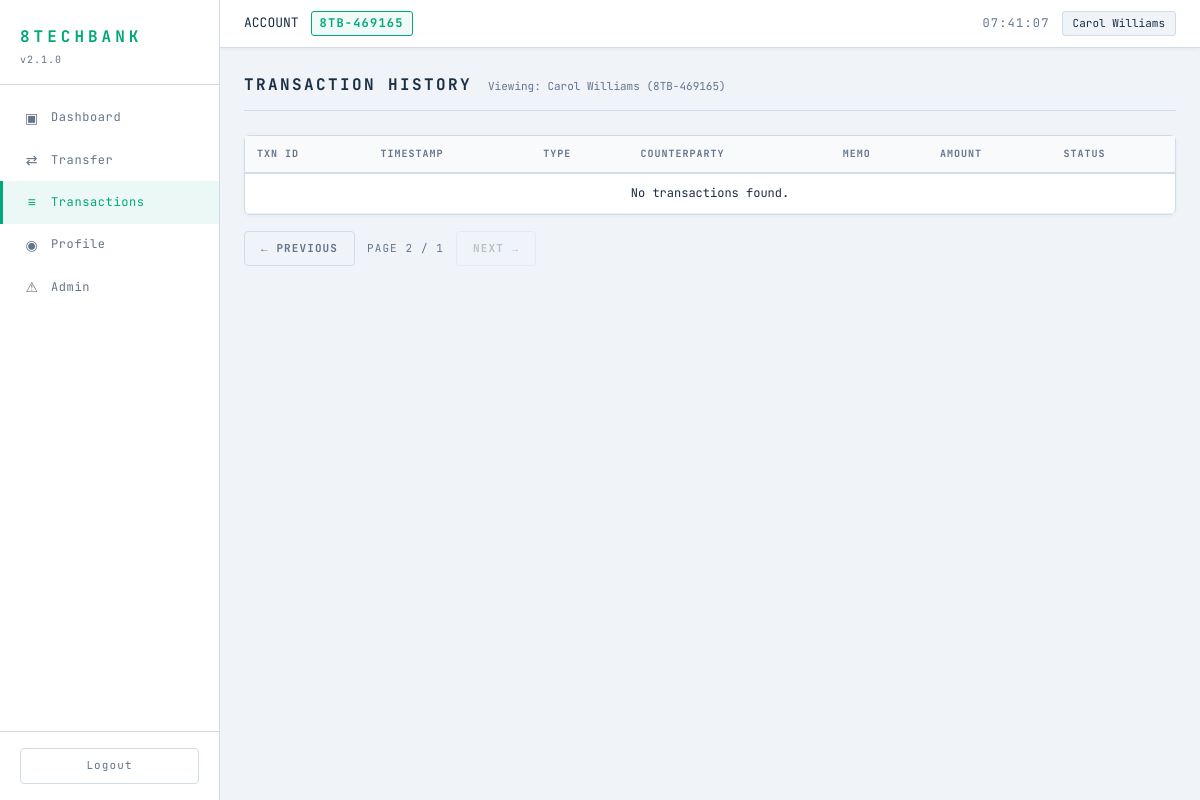
Before: /transactions?user_id=4&page=2 (signed in) with the older database file.
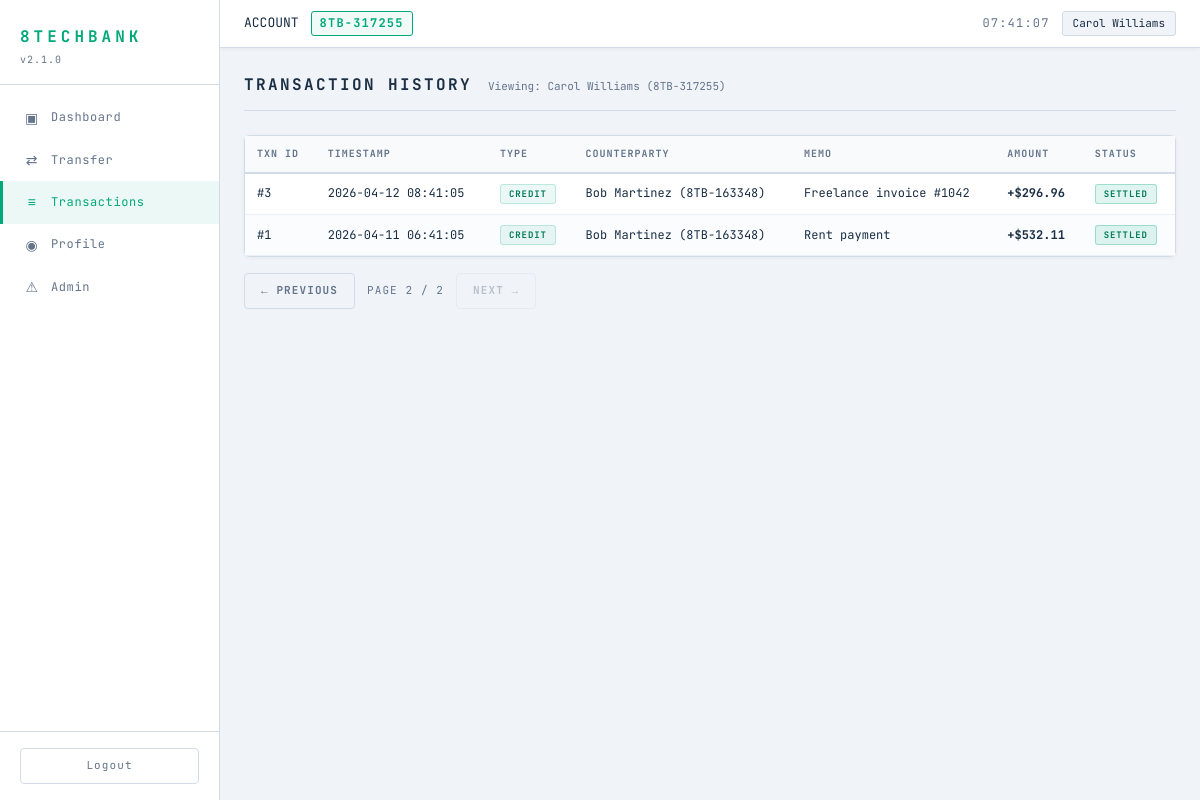
After: the same page with the newer database file.
### tables this page shows
CREATE TABLE users (
    id INTEGER PRIMARY KEY AUTOINCREMENT,
    username TEXT NOT NULL UNIQUE,
    email TEXT NOT NULL UNIQUE,
    password TEXT NOT NULL,
    display_name TEXT NOT NULL,
    account_number TEXT NOT NULL UNIQUE,
    balance REAL NOT NULL DEFAULT 1000.00,
    role TEXT NOT NULL DEFAULT 'user',
    created_at TIMESTAMP DEFAULT CURRENT_TIMESTAMP
);

CREATE TABLE transactions (
    id INTEGER PRIMARY KEY AUTOINCREMENT,
    sender_id INTEGER NOT NULL,
    receiver_id INTEGER NOT NULL,
    amount REAL NOT NULL,
    memo TEXT DEFAULT '',
    timestamp TIMESTAMP DEFAULT CURRENT_TIMESTAMP,
    FOREIGN KEY (sender_id) REFERENCES users(id),
    FOREIGN KEY (receiver_id) REFERENCES users(id)
);

### routes/transactions.py (the view)
@transactions_bp.route('/transactions')
def transactions():
    if 'user_id' not in session:
        return redirect(url_for('auth.login'))
    user_id = request.args.get('user_id', session['user_id'])
    page = int(request.args.get('page', 1))
    offset = (page - 1) * PER_PAGE
    txns = raw_query(
        "SELECT t.*, "
        "s.display_name AS sender_name, s.account_number AS sender_acct, "
        "r.display_name AS receiver_name, r.account_number AS receiver_acct "
        "FROM transactions t "
        "JOIN users s ON t.sender_id = s.id "
        "JOIN users r ON t.receiver_id = r.id "
        "WHERE t.sender_id=" + str(user_id) + " OR t.receiver_id=" + str(user_id) + " "
        "ORDER BY t.timestamp DESC "
        "LIMIT " + str(PER_PAGE) + " OFFSET " + str(offset)
    )
    count_row = raw_query(
        "SELECT COUNT(*) as cnt FROM transactions "
        "WHERE sender_id=" + str(user_id) + " OR receiver_id=" + str(user_id),
        fetchone=True
    )
    total = count_row['cnt'] if count_row else 0
    total_pages = max(1, (total + PER_PAGE - 1) // PER_PAGE)
    viewed_user = raw_query("SELECT * FROM users WHERE id=" + str(user_id), fetchone=True)
    return render_template(
        'transactions.html',
        transactions=txns,
        page=page,
        total_pages=total_pages,
        user_id=user_id,
        viewed_user=viewed_user,
        session_user_id=session['user_id']
    )

### database.py (called while the page is built)
def get_db():
    conn = sqlite3.connect(DATABASE_PATH)
    conn.row_factory = sqlite3.Row
    return conn

def raw_query(sql, fetchone=False):
    conn = get_db()
    try:
        cur = conn.execute(sql)
        conn.commit()
        if fetchone:
            return cur.fetchone()
        return cur.fetchall()
    except Exception as e:
        conn.close()
        raise e
    finally:
        conn.close()

### templates/transactions.html (shortened to what this page needs)
{% extends "base.html" %}
{% block content %}
<div class="page-header">
    <h2 class="page-title">TRANSACTION HISTORY</h2>
    <span class="page-subtitle">
        {% if viewed_user %}
            Viewing: {{ viewed_user.display_name }} ({{ viewed_user.account_number }})
        {% endif %}
    </span>
</div>
<div class="card">
    <table class="data-table">
        <thead>
            <tr>
                <th>TXN ID</th>
                <th>TIMESTAMP</th>
                <th>TYPE</th>
                <th>COUNTERPARTY</th>
                <th>MEMO</th>
                <th>AMOUNT</th>
                <th>STATUS</th>
            </tr>
        </thead>
        <tbody>
            {% for txn in transactions %}
            <tr>
                <td class="mono">#{{ txn.id }}</td>
                <td class="muted">{{ txn.timestamp }}</td>
                <td>
                    {% if txn.sender_id == user_id|int %}
                        <span class="badge badge-out">DEBIT</span>
                    {% else %}
                        <span class="badge badge-in">CREDIT</span>
                    {% endif %}
                </td>
                <td>
                    {% if txn.sender_id == user_id|int %}
                        {{ txn.receiver_name }} ({{ txn.receiver_acct }})
                    {% else %}
                        {{ txn.sender_name }} ({{ txn.sender_acct }})
                    {% endif %}
                </td>
                <td class="memo-cell">{{ txn.memo | safe }}</td>
                <td class="{% if txn.sender_id == user_id|int %}amount-out{% else %}amount-in{% endif %}">
                    {% if txn.sender_id == user_id|int %}-{% else %}+{% endif %}${{ "%.2f"|format(txn.amount) }}
                </td>
                <td><span class="badge badge-active">SETTLED</span></td>
            </tr>
            {% else %}
            <tr><td colspan="7" class="muted center">No transactions found.</td></tr>
            {% endfor %}
        </tbody>
    </table>
</div>
<div class="pagination">
    {% if page > 1 %}
    <a href="{{ url_for('transactions.transactions', user_id=user_id, page=page-1) }}" class="btn btn-ghost">← PREVIOUS</a>
    {% else %}
    <span class="btn btn-ghost disabled">← PREVIOUS</span>
    {% endif %}
    <span class="page-indicator">PAGE {{ page }} / {{ total_pages }}</span>
    {% if page < total_pages %}
    <a href="{{ url_for('transactions.transactions', user_id=user_id, page=page+1) }}" class="btn btn-ghost">NEXT →</a>
    {% else %}
    <span class="btn btn-ghost disabled">NEXT →</span>
    {% endif %}
</div>
{% endblock %}

### templates/base.html (shortened to what this page needs)
<!DOCTYPE html>
<html lang="en">
<head>
    <link rel="stylesheet" href="{{ url_for('static', filename='style.css') }}">
</head>
<body>
    <div class="layout">
        <aside class="sidebar">
            <div class="sidebar-header">
                <h1 class="logo">8TECHBANK</h1>
                <div class="version">v2.1.0</div>
            </div>
            <nav class="sidebar-nav">
                <a href="{{ url_for('dashboard.dashboard') }}" class="nav-item {% if request.endpoint == 'dashboard.dashboard' %}active{% endif %}">
                    <span class="nav-icon">▣</span>
                    <span>Dashboard</span>
                </a>
                <a href="{{ url_for('transfer.transfer') }}" class="nav-item {% if request.endpoint == 'transfer.transfer' %}active{% endif %}">
                    <span class="nav-icon">⇄</span>
                    <span>Transfer</span>
                </a>
                <a href="{{ url_for('transactions.transactions') }}" class="nav-item {% if request.endpoint == 'transactions.transactions' %}active{% endif %}">
                    <span class="nav-icon">≡</span>
                    <span>Transactions</span>
                </a>
                <a href="{{ url_for('profile.profile') }}" class="nav-item {% if request.endpoint == 'profile.profile' %}active{% endif %}">
                    <span class="nav-icon">◉</span>
                    <span>Profile</span>
                </a>
                <a href="{{ url_for('admin.admin') }}" class="nav-item {% if request.endpoint == 'admin.admin' %}active{% endif %}">
                    <span class="nav-icon">⚠</span>
                    <span>Admin</span>
                </a>
            </nav>
            <div class="sidebar-footer">
                <a href="{{ url_for('auth.logout') }}" class="logout-btn">Logout</a>
            </div>
        </aside>
        <main class="main-content">
            <header class="topbar">
                <div class="topbar-left">
                    <span class="label">ACCOUNT</span>
                    <span class="account-badge">{{ session.account_number }}</span>
                </div>
                <div class="topbar-right">
                    <div class="clock" id="liveClock">--:--:--</div>
                    <div class="user-pill">{{ session.display_name }}</div>
                </div>
            </header>
            <div class="content">
                {% block content %}{% endblock %}
            </div>
        </main>
    </div>
</body>
</html>

Changed rows visible on the page:
changed users "Carol Williams": account_number "8TB-469165" → "8TB-317255"
now on this page (row edited): transactions: id "3", timestamp "2026-04-12 08:41:05", shows "CREDIT", sender_name "Bob Martinez", sender_acct "8TB-163348", memo "Freelance invoice #1042", amount "296.96"
now on this page (row edited): transactions: id "1", timestamp "2026-04-11 06:41:05", shows "CREDIT", sender_name "Bob Martinez", sender_acct "8TB-163348", memo "Rent payment", amount "532.11"
Other visible differences:
{{ total_pages }}: "1" → "2"
text no longer shown: "No transactions found."
